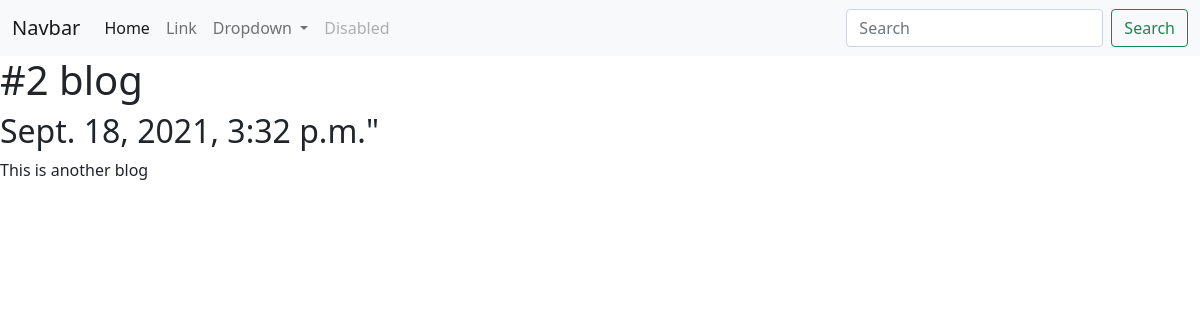
The app's page /blog/2/ with its own data.
### blog/models.py (models this page shows, shortened)
class Blog(models.Model):
    title = models.CharField(max_length=100)
    description = models.TextField()
    date = models.DateTimeField()

### blog/views.py (the view)
# urls.py: path('<int:blog_id>/', views.detail, name='detail'),
def detail(request, blog_id):
    blog = get_object_or_404(Blog, pk=blog_id)
    return render(request, 'blog/detail.html', {'blog': blog})

### blog/templates/blog/detail.html
{% extends 'portfolio/base.html' %}
{% block content %}
    <h1>{{ blog.title }}</h1>
    <h2>{{ blog.date }}"</h2>
    <p>{{ blog.description|safe }}</p>
{% endblock %}

### records on screen
Blog: title "#2 blog", date "Sept. 18, 2021, 3:32 p.m.", description "This is another blog"
